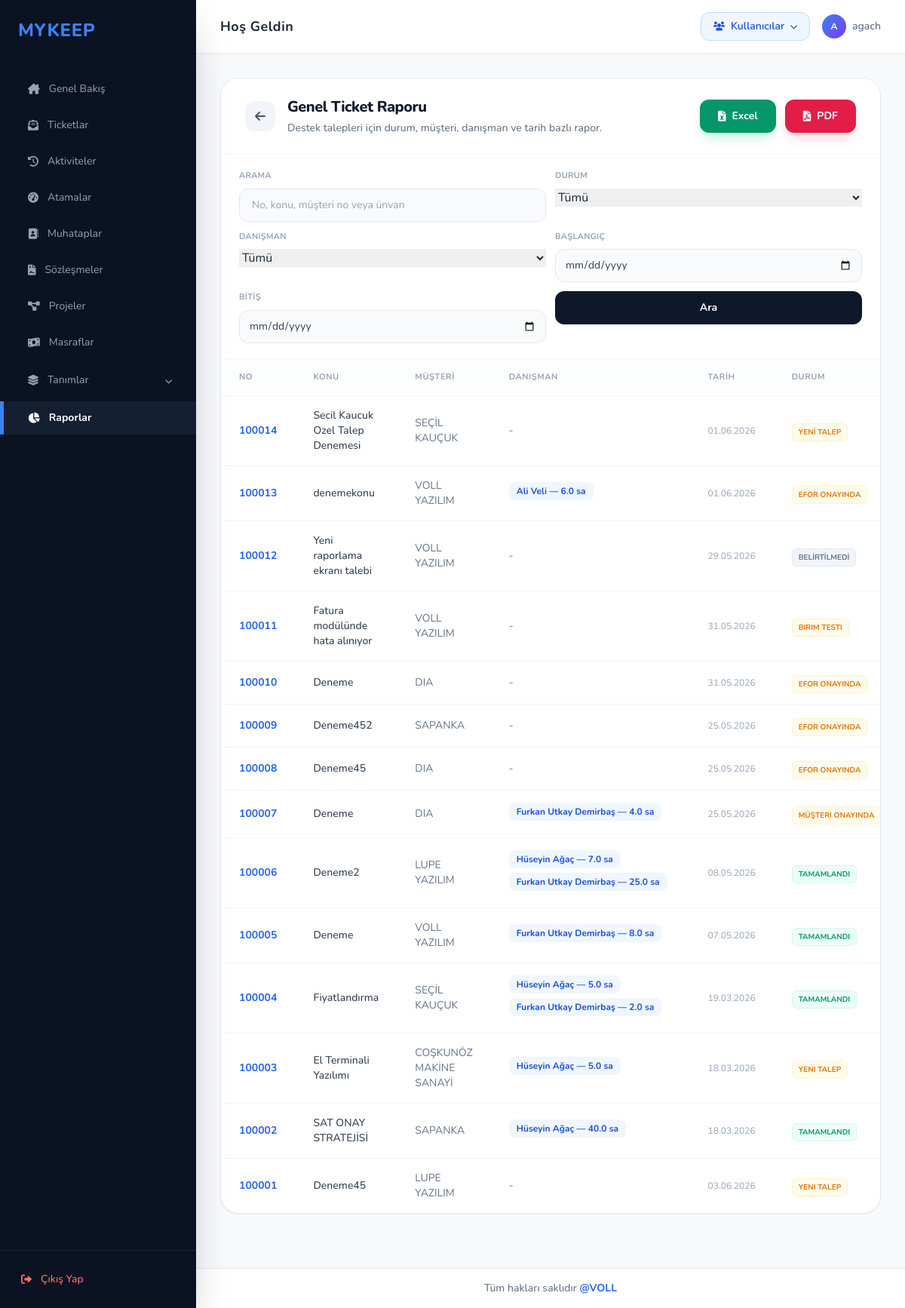
Page /raporlar/ticket/ (signed in) on the earlier database version.
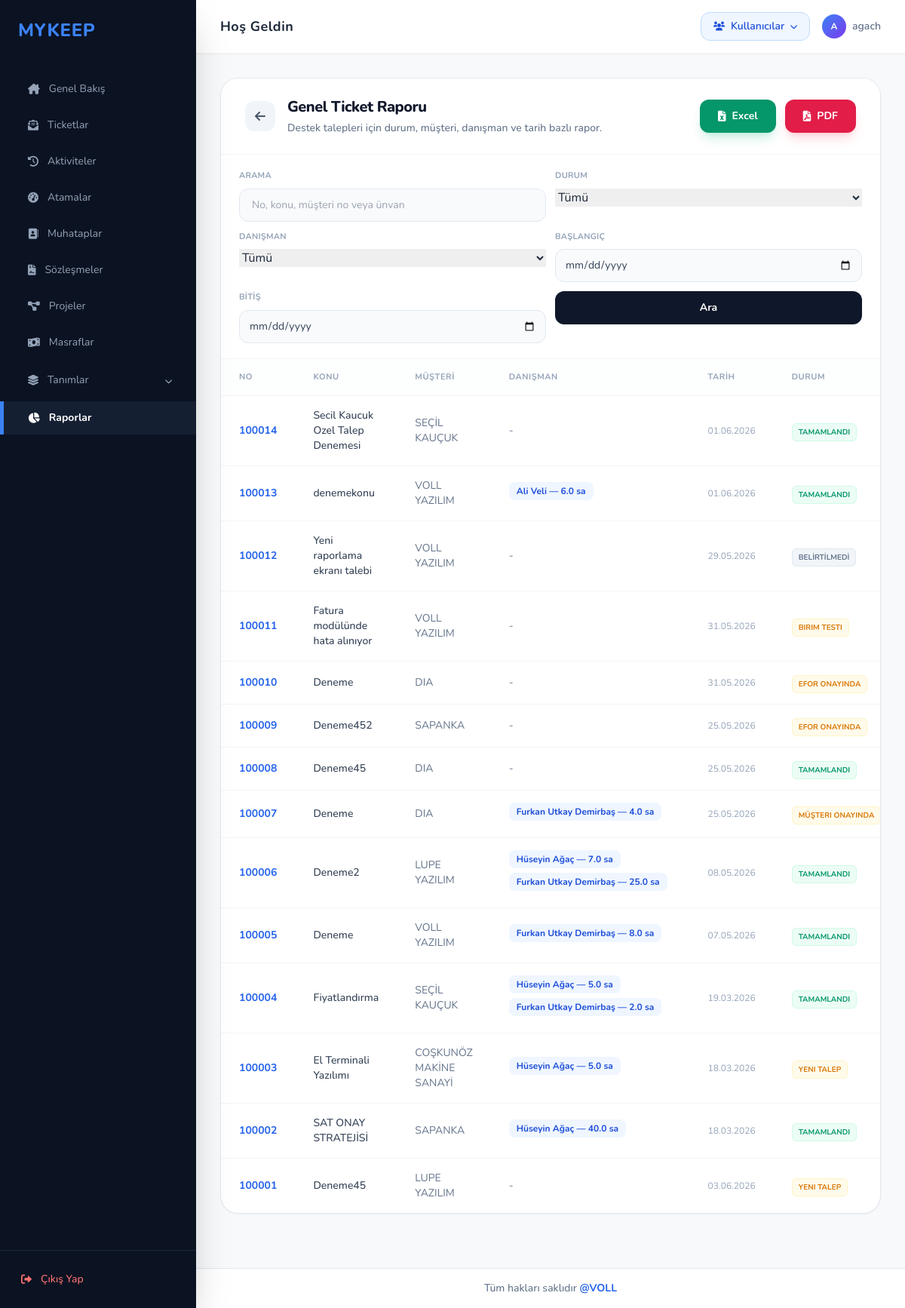
Same page on the later database version.
### ticket/models.py (models this page shows, shortened)
class ticket(models.Model):
    ticketno = models.IntegerField(primary_key=True, unique=True, blank=True)
    konu: models.CharField= models.CharField(max_length=100)
    unvan = models.ForeignKey("muhatap.muhatap", to_field="unvan", on_delete=models.CASCADE, null=True)
    sozlesmeno = models.ForeignKey("sozlesme.sozlesmeler", to_field="sozlesmeno", on_delete=models.CASCADE, null=True)
    bolumkod = models.ForeignKey("modul.bolum", to_field="kod", on_delete=models.CASCADE, null=True)
    destekturu = models.ForeignKey("destekturu.destektur", to_field="definition", on_delete=models.PROTECT, null=True)
    taleptarih = models.DateTimeField(default=timezone.now)
    termintarih = models.DateTimeField(null=True, blank=True)
    oncelikkod = models.ForeignKey("destekturu.oncelik", to_field="kod", on_delete=models.CASCADE, null=True)
    aciklama = models.TextField(null=True, blank=True)
    durumtanim = models.ForeignKey("statu", to_field="durumtanim", on_delete=models.CASCADE, null=True)
    faturadurum = models.ForeignKey("faturalama", to_field="faturadurum", on_delete=models.CASCADE, null=True)
    danisman = models.ManyToManyField("modul.danisman", blank=True, related_name="ticket_danismanlar")
    efor = models.FloatField(null=True, blank=True)
    onay = models.BooleanField(default=False)
    musteri_ticket_no = models.CharField(max_length=50, null=True, blank=True, verbose_name="Müşteri Ticket No")

class statu(models.Model):
    durumtanim = models.CharField(max_length=70, null=True, unique=True)

### muhatap/models.py (models this page shows, shortened)
class muhatap(models.Model):
    unvan = models.CharField(max_length=100,unique=True)
    vkn = models.CharField(max_length=11)
    adres = models.TextField()
    telefon =models.CharField(max_length=10, null=True)
    grupkod = models.ForeignKey("hesapgrubu", to_field="grupkod", on_delete=models.CASCADE ,null=True)
    slug = models.SlugField(max_length=100,unique=True,null=True)
    aktif = models.BooleanField(default=False,null=True)

### raporlar/views.py (the view)
# urls.py: path('raporlar/ticket/', raporlar_views.ticket_rapor_detay, name='ticket_rapor_detay'),
def ticket_rapor_detay(request):
    ticketlar = _ticket_queryset(request)
    context = _filter_context(request)
    context.update({
        "ticketlar": ticketlar,
        "rapor_baslik": "Genel Ticket Raporu",
        "rapor_aciklama": "Destek talepleri için durum, müşteri, danışman ve tarih bazlı rapor.",
        "show_excel": True,
        "export_excel_url": reverse("rapor_indir_excel"),
        "export_pdf_url": reverse("ticket_rapor_pdf"),
    })
    return render(request, "ticket_rapor_detay.html", context)

### templates/ticket_rapor_detay.html (shortened to what the changed rows need)
{% extends 'base.html' %}
{% block content %}
<div class="bg-white border border-slate-200 rounded-3xl shadow-sm overflow-hidden mb-10">
    <div class="px-8 py-6 border-b border-slate-100 flex justify-between items-center bg-white">
        <div class="flex items-center space-x-4">
            <div>
                <h2 class="text-xl font-extrabold text-slate-900 tracking-tight">{{ rapor_baslik }}</h2>
            </div>
        </div>
    </div>
    <div class="overflow-x-auto">
        <table class="w-full text-left border-collapse">
            <thead>
                <tr class="text-[11px] uppercase tracking-wider text-slate-400 font-bold border-b border-slate-100 bg-slate-50/30">
                    <th class="px-6 py-4">No</th>
                    <th class="px-6 py-4">Konu</th>
                    <th class="px-6 py-4">Müşteri</th>
                    <th class="px-6 py-4">Danışman</th>
                    <th class="px-6 py-4">Tarih</th>
                    <th class="px-6 py-4">Durum</th>
                </tr>
            </thead>
            <tbody class="divide-y divide-slate-100">
                {% for t in ticketlar %}
                <tr class="hover:bg-slate-50/80 transition group">
                    <td class="px-6 py-4 text-sm font-bold text-blue-600">
                        <a href="{% url 'ticket_duzenle' t.pk %}" class="hover:underline hover:text-blue-800 transition">{{ t.ticketno }}</a>
                    </td>
                    <td class="px-6 py-4 text-sm text-slate-700 font-medium">
                        <a href="{% url 'ticket_duzenle' t.pk %}" class="hover:text-blue-600 transition">{{ t.konu }}</a>
                    </td>
                    <td class="px-6 py-4 text-sm text-slate-500">
                        {% if t.unvan %}
                            <a href="{% url 'muhatap_duzenle' t.unvan.pk %}" class="hover:text-blue-600 hover:underline transition">{{ t.unvan.unvan }}</a>
                        {% else %}
                            -
                        {% endif %}
                    </td>
                    <td class="px-6 py-4 text-sm text-slate-500">
                        {% for d_info in t.danisman_efor_detay %}
                            <a href="{% url 'danisman_duzenle' d_info.danisman.pk %}" class="inline-flex items-center px-2.5 py-1 rounded-lg bg-blue-50 text-blue-700 text-xs font-bold mr-1.5 mb-1.5 hover:bg-blue-100 hover:underline transition whitespace-nowrap">
                                {{ d_info.danisman.isim }} &mdash; {{ d_info.efor|default:"0" }} sa
                            </a>
                        {% empty %}
                            -
                        {% endfor %}
                    </td>
                    <td class="px-6 py-4 text-xs text-slate-400 whitespace-nowrap">{{ t.taleptarih|date:"d.m.Y" }}</td>
                    <td class="px-6 py-4 whitespace-nowrap">
                        {% if t.durumtanim and t.durumtanim.durumtanim == "Tamamlandı" %}
                            <span class="px-2 py-1 bg-emerald-50 text-emerald-600 text-[10px] font-bold rounded-md border border-emerald-100 whitespace-nowrap">TAMAMLANDI</span>
                        {% elif t.durumtanim %}
                            <span class="px-2 py-1 bg-amber-50 text-amber-600 text-[10px] font-bold rounded-md border border-amber-100 whitespace-nowrap">{{ t.durumtanim.durumtanim|upper }}</span>
                        {% else %}
                            <span class="px-2 py-1 bg-slate-100 text-slate-500 text-[10px] font-bold rounded-md border border-slate-200 whitespace-nowrap">BELİRTİLMEDİ</span>
                        {% endif %}
                    </td>
                </tr>
                {% empty %}
                <tr>
                    <td colspan="7" class="px-6 py-10 text-center text-slate-400 text-sm italic">Raporda gösterilecek kayıt bulunamadı.</td>
                </tr>
                {% endfor %}
            </tbody>
        </table>
    </div>
</div>
{% endblock %}

Differences in the rows shown:
changed ticket "Secil Kaucuk Ozel Talep Denemesi": durumtanim.durumtanim "YENİ TALEP" → (not shown); now shows "TAMAMLANDI"
changed ticket "denemekonu": durumtanim.durumtanim "EFOR ONAYINDA" → (not shown); now shows "TAMAMLANDI"
changed ticket id 100008: durumtanim.durumtanim "EFOR ONAYINDA" → (not shown); now shows "TAMAMLANDI"
